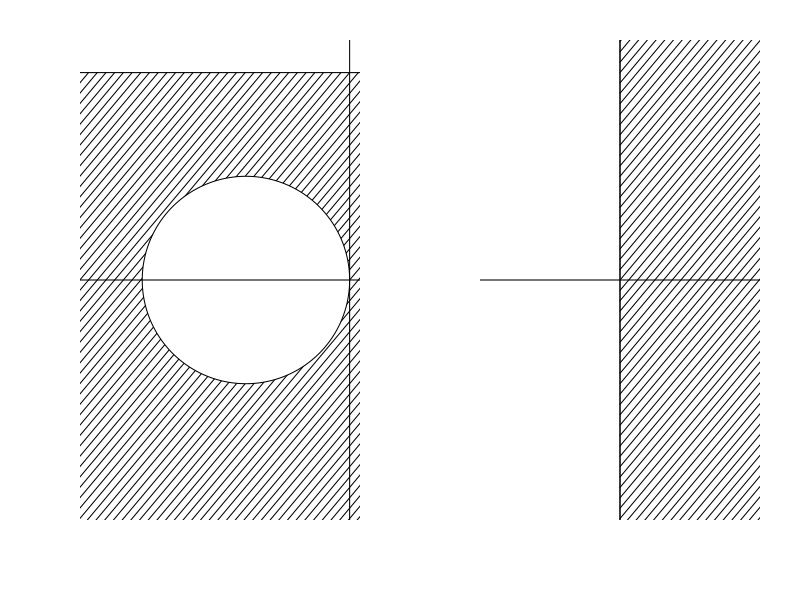

Reproduce this figure in R.
if(!require(plotrix)) install.packages("plotrix")


par(mfrow=c(1,2), xpd=FALSE, mar=c(2,4,2,2), oma=c(2,0,0,0))
z=10
plot(z, asp = 1, xlim = c(-2.5, 0), ylim = c(-1.5,1.5), axes = FALSE, ylab = "", xlab = "")
rect(-5,-5,2,2, density = 15, angle = 50)
draw.circle(-1, 0, 1, nv = 1000, border = NULL, lty = 1, lwd = 1, col = "white")
abline(h=0)
abline(v=0)

z=10
plot(z, asp = 1, xlim = c(-1, 1), ylim = c(-1,1), axes = FALSE, ylab = "", xlab = "")
rect(-0,-2,2,2, density = 15, angle = 50)
abline(h=0)
abline(v=0)
